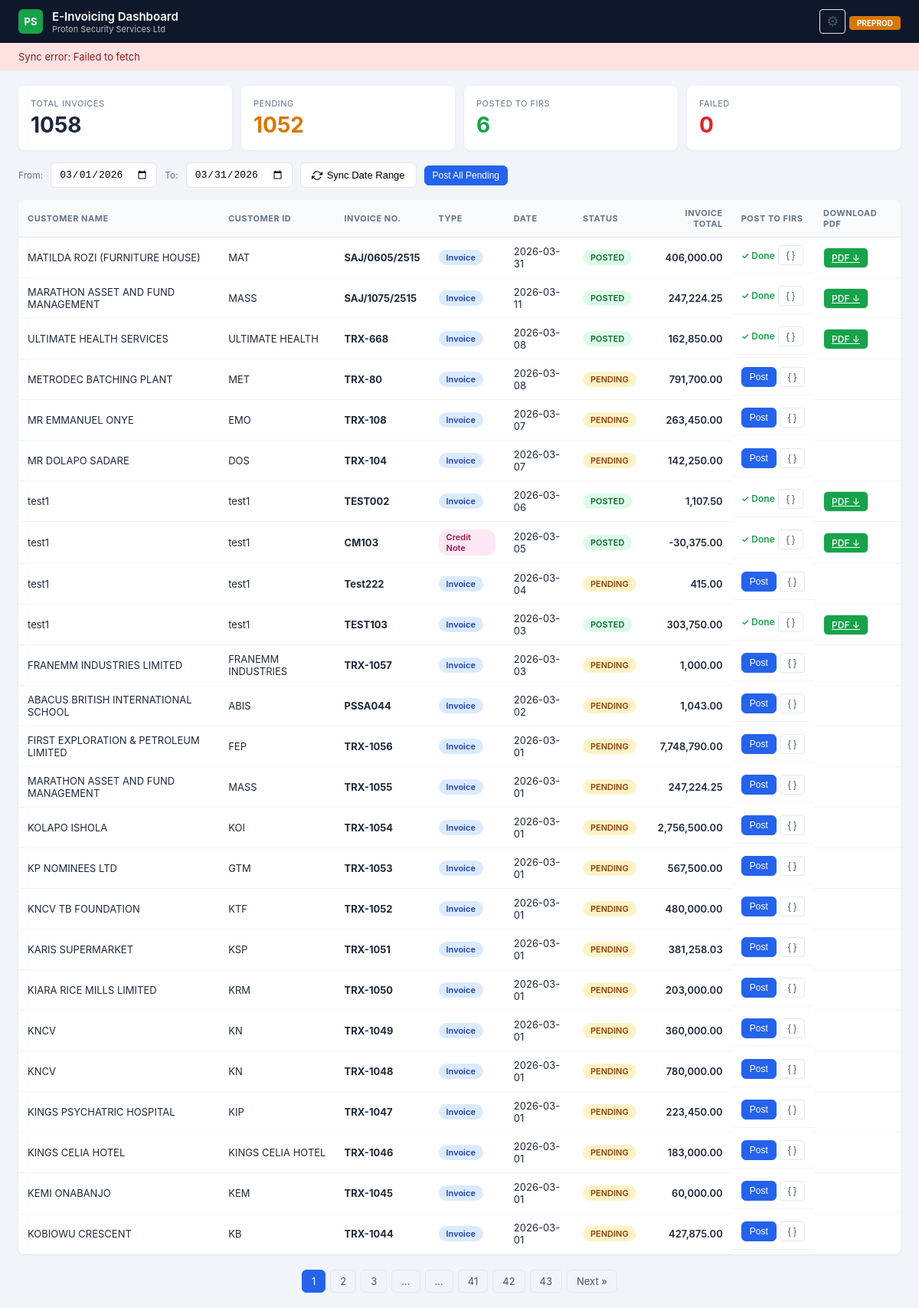
The page / on the database its author committed.
### tables this page shows
CREATE TABLE invoices (
                trx_number INTEGER PRIMARY KEY, post_order INTEGER,
                invoice_num TEXT, customer_name TEXT, customer_id TEXT,
                customer_tin TEXT, customer_email TEXT, customer_phone TEXT,
                customer_address TEXT, customer_city TEXT, invoice_date TEXT,
                amount REAL DEFAULT 0, status TEXT DEFAULT 'pending',
                irn TEXT, qr_code TEXT, posted_at TEXT, error_message TEXT, api_response TEXT,
                invoice_description TEXT, invoice_type TEXT DEFAULT 'Invoice', last_synced TEXT, vat_amount REAL DEFAULT 0);

### app.py (the view)
@app.route("/")
def index():
    page = request.args.get("page", 1, type=int)
    try:
        total_row = db_read_one("SELECT COUNT(*) as cnt FROM invoices"); total = total_row["cnt"] if total_row else 0
        total_pages = max(1, (total + PER_PAGE - 1) // PER_PAGE); page = max(1, min(page, total_pages)); offset = (page - 1) * PER_PAGE
        invoices = db_read("SELECT * FROM invoices ORDER BY invoice_date DESC, trx_number DESC LIMIT ? OFFSET ?", (PER_PAGE, offset))
        all_stats = db_read("SELECT status, COUNT(*) as cnt FROM invoices GROUP BY status")
        stats = {"total": 0, "posted": 0, "pending": 0, "failed": 0, "credit_notes": 0, "invoices_count": 0}
        for s in all_stats: stats[s["status"]] = s["cnt"]; stats["total"] += s["cnt"]
        type_stats = db_read("SELECT invoice_type, COUNT(*) as cnt FROM invoices GROUP BY invoice_type")
        for t in type_stats:
            if t["invoice_type"] == "Credit Note": stats["credit_notes"] = t["cnt"]
            elif t["invoice_type"] == "Invoice": stats["invoices_count"] = t["cnt"]
    except:
        invoices=[]; stats={"total":0,"posted":0,"pending":0,"failed":0,"credit_notes":0,"invoices_count":0}; total=0; total_pages=1; page=1
    return render_template("index.html", invoices=invoices, stats=stats, page=page, total_pages=total_pages, total=total)

### app.py (called while the page is built)
def _open_db():
    conn = sqlite3.connect(DB_PATH, timeout=30)
    conn.row_factory = sqlite3.Row
    conn.execute("PRAGMA journal_mode=WAL")
    conn.execute("PRAGMA busy_timeout=10000")
    return conn

def db_read(sql, params=()):
    with _db_lock:
        conn = _open_db()
        try: return [dict(r) for r in conn.execute(sql, params).fetchall()]
        finally: conn.close()

def db_read_one(sql, params=()):
    with _db_lock:
        conn = _open_db()
        try:
            row = conn.execute(sql, params).fetchone()
            return dict(row) if row else None
        finally: conn.close()

### templates/index.html (shortened to what this page needs)
<!DOCTYPE html>
<html lang="en">
<head>
</head>
<body>
<header class="header">
    <div class="header-left">
        <div class="header-logo">PS</div>
        <div>
            <div class="header-title">E-Invoicing Dashboard</div>
            <div class="header-subtitle">Proton Security Services Ltd</div>
        </div>
    </div>
    <div class="header-right">
        <button class="btn-ghost" onclick="openSettings()" title="Tax Category Settings" style="font-size:18px;padding:4px 8px">&#9881;</button>
        <span class="header-env">PREPROD</span>
    </div>
</header>
<div class="sync-banner" id="syncBanner" style="display:none">
    <span id="syncBannerText">Syncing invoices from Sage 50...</span>
</div>
<div class="stats-bar">
    <div class="stat-card"><div class="stat-label">Total Invoices</div><div class="stat-value">{{ stats.total }}</div></div>
    <div class="stat-card pending"><div class="stat-label">Pending</div><div class="stat-value">{{ stats.pending }}</div></div>
    <div class="stat-card posted"><div class="stat-label">Posted to FIRS</div><div class="stat-value">{{ stats.posted }}</div></div>
    <div class="stat-card failed"><div class="stat-label">Failed</div><div class="stat-value">{{ stats.failed }}</div></div>
</div>
<div class="toolbar">
    <label style="font-size:12px;color:var(--slate500)">From:</label>
    <input type="date" id="dateFrom">
    <label style="font-size:12px;color:var(--slate500)">To:</label>
    <input type="date" id="dateTo">
    <button class="btn" id="btnSync" onclick="syncSage()">
        <svg width="14" height="14" viewBox="0 0 24 24" fill="none" stroke="currentColor" stroke-width="2"><polyline points="23 4 23 10 17 10"/><polyline points="1 20 1 14 7 14"/><path d="M3.51 9a9 9 0 0 1 14.85-3.36L23 10M1 14l4.64 4.36A9 9 0 0 0 20.49 15"/></svg>
        Sync Date Range
    </button>
    <button class="btn btn-primary btn-sm" onclick="postAllPending()">Post All Pending</button>
</div>
<div class="table-wrap">
<table>
    <thead>
        <tr>
            <th>Customer Name</th><th>Customer ID</th><th>Invoice No.</th><th>Type</th><th>Date</th>
            <th>Status</th><th style="text-align:right">Invoice Total</th><th>Post to FIRS</th><th>Download PDF</th>
        </tr>
    </thead>
    <tbody>
        {% for inv in invoices %}
        <tr>
            <td>{{ inv.customer_name }}</td>
            <td>{{ inv.customer_id }}</td>
            <td><strong>{{ inv.invoice_num }}</strong></td>
            <td>
                {% if inv.invoice_type == 'Credit Note' %}
                    <span class="badge badge-credit">Credit Note</span>
                {% elif inv.invoice_type == 'Debit Note' %}
                    <span class="badge badge-debit">Debit Note</span>
                {% else %}
                    <span class="badge badge-invoice">Invoice</span>
                {% endif %}
            </td>
            <td>{{ inv.invoice_date }}</td>
            <td>
                {% if inv.status == 'posted' %}<span class="badge badge-posted">POSTED</span>
                {% elif inv.status == 'failed' %}<span class="badge badge-failed">FAILED</span>
                    <button class="btn-ghost" onclick="showError({{ inv.trx_number }})" title="View full error" style="color:var(--red);font-size:11px;padding:2px 6px;margin-left:4px">&#9888; Error</button>
                {% else %}<span class="badge badge-pending">PENDING</span>{% endif %}
            </td>
            <td style="text-align:right;font-weight:600">{{ "{:,.2f}".format(inv.amount) }}</td>
            <td class="actions-cell">
                {% if inv.status == 'posted' %}
                    <span style="color:var(--green);font-size:12px;font-weight:600">&#10003; Done</span>
                {% elif inv.status == 'failed' %}
                    <button class="btn btn-sm" style="background:var(--red);color:white" onclick="postInvoice({{ inv.trx_number }}, this)">Retry</button>
                {% else %}
                    <button class="btn btn-primary btn-sm" onclick="postInvoice({{ inv.trx_number }}, this)">Post</button>
                {% endif %}
                <button class="btn-ghost" onclick="previewPayload({{ inv.trx_number }})" title="Preview JSON payload">{ }</button>
            </td>
            <td>
                {% if inv.status == 'posted' %}
                    <a href="/download/{{ inv.trx_number }}" class="btn btn-sm" style="background:var(--green);color:white">PDF &#8595;</a>
                {% endif %}
            </td>
        </tr>
        {% endfor %}
    </tbody>
</table>
</div>
{% if total_pages > 1 %}
<div class="pagination">
    {% for p in range(1, total_pages + 1) %}
        {% if p == page %}<span class="active">{{ p }}</span>
        {% elif p <= 3 or p > total_pages - 3 or (p >= page - 2 and p <= page + 2) %}<a href="?page={{ p }}">{{ p }}</a>
        {% elif p == 4 or p == total_pages - 3 %}<span>...</span>{% endif %}
    {% endfor %}
    {% if page < total_pages %}<a href="?page={{ page + 1 }}">Next &raquo;</a>{% endif %}
</div>
{% endif %}
</body>
</html>

### templates/index.html (style rules this page uses)
:root { --navy: #0f172a; --blue: #2563eb; --green: #16a34a; --red: #dc2626; --amber: #d97706; --slate50: #f8fafc; --slate100: #f1f5f9; --slate200: #e2e8f0; --slate400: #94a3b8; --slate500: #64748b; --slate600: #475569; --slate800: #1e293b; }
* { margin: 0; padding: 0; box-sizing: border-box; }
body { font-family: -apple-system, BlinkMacSystemFont, 'Segoe UI', sans-serif; background: var(--slate100); color: var(--slate800); }
.header { background: var(--navy); color: white; padding: 0 24px; height: 56px; display: flex; align-items: center; justify-content: space-between; }
.header-left { display: flex; align-items: center; gap: 12px; }
.header-logo { width: 32px; height: 32px; background: var(--green); border-radius: 6px; display: flex; align-items: center; justify-content: center; font-weight: 700; font-size: 13px; }
.header-title { font-size: 15px; font-weight: 600; }
.header-subtitle { font-size: 11px; opacity: 0.7; }
.header-env { background: var(--amber); color: white; font-size: 10px; font-weight: 700; padding: 3px 10px; border-radius: 4px; }
.stats-bar { display: grid; grid-template-columns: repeat(4, 1fr); gap: 12px; padding: 20px 24px 0; }
.stat-card { background: white; border-radius: 8px; padding: 16px; box-shadow: 0 1px 3px rgba(0,0,0,0.06); }
.stat-label { font-size: 11px; color: var(--slate500); text-transform: uppercase; letter-spacing: 0.5px; }
.stat-value { font-size: 28px; font-weight: 700; margin-top: 4px; }
.stat-card.posted .stat-value { color: var(--green); }
.stat-card.pending .stat-value { color: var(--amber); }
.stat-card.failed .stat-value { color: var(--red); }
.toolbar { display: flex; align-items: center; gap: 10px; padding: 16px 24px; flex-wrap: wrap; }
.btn { display: inline-flex; align-items: center; gap: 6px; padding: 8px 14px; border: 1px solid var(--slate200); border-radius: 6px; background: white; font-size: 13px; cursor: pointer; font-weight: 500; transition: all 0.15s; }
.btn-primary { background: var(--blue); color: white; border-color: var(--blue); }
.btn-sm { padding: 5px 10px; font-size: 12px; }
input[type="date"] { padding: 7px 10px; border: 1px solid var(--slate200); border-radius: 6px; font-size: 13px; }
.table-wrap { padding: 0 24px 20px; }
table { width: 100%; border-collapse: collapse; background: white; border-radius: 8px; overflow: hidden; box-shadow: 0 1px 3px rgba(0,0,0,0.06); }
th { background: var(--slate50); font-size: 11px; text-transform: uppercase; letter-spacing: 0.5px; color: var(--slate500); padding: 10px 12px; text-align: left; border-bottom: 1px solid var(--slate200); }
td { padding: 10px 12px; font-size: 13px; border-bottom: 1px solid var(--slate100); }
.badge { display: inline-block; padding: 3px 10px; border-radius: 12px; font-size: 11px; font-weight: 600; }
.badge-posted { background: #dcfce7; color: #166534; }
.badge-pending { background: #fef3c7; color: #92400e; }
.badge-invoice { background: #dbeafe; color: #1e40af; }
.badge-credit { background: #fce7f3; color: #9d174d; }
.pagination { display: flex; justify-content: center; gap: 6px; padding: 0 24px 20px; }
.pagination a, .pagination span { padding: 6px 12px; border-radius: 6px; font-size: 13px; text-decoration: none; border: 1px solid var(--slate200); color: var(--slate600); }
.pagination .active { background: var(--blue); color: white; border-color: var(--blue); }
.sync-banner { padding: 10px 24px; background: #dcfce7; color: #166534; font-size: 13px; display: flex; align-items: center; gap: 8px; }
.sync-banner.error { background: #fee2e2; color: #991b1b; }
.actions-cell { white-space: nowrap; display: flex; gap: 4px; align-items: center; }
.btn-ghost { background: none; border: 1px solid var(--slate200); color: var(--slate600); padding: 5px 10px; font-size: 12px; border-radius: 4px; cursor: pointer; }

### rows shown on the page
invoices: customer_name "MATILDA ROZI (FURNITURE HOUSE)", customer_id "MAT", invoice_num "SAJ/0605/2515", invoice_type "Invoice", invoice_date "2026-03-31", status "POSTED", amount "406,000.00"
invoices: customer_name "MARATHON ASSET AND FUND MANAGEMENT", customer_id "MASS", invoice_num "SAJ/1075/2515", invoice_type "Invoice", invoice_date "2026-03-11", status "POSTED", amount "247,224.25"
invoices: customer_name "ULTIMATE HEALTH SERVICES", customer_id "ULTIMATE HEALTH", invoice_num "TRX-668", invoice_type "Invoice", invoice_date "2026-03-08", status "POSTED", amount "162,850.00"
invoices: customer_name "METRODEC BATCHING PLANT", customer_id "MET", invoice_num "TRX-80", invoice_type "Invoice", invoice_date "2026-03-08", status "PENDING", amount "791,700.00"
invoices: customer_name "MR EMMANUEL ONYE", customer_id "EMO", invoice_num "TRX-108", invoice_type "Invoice", invoice_date "2026-03-07", status "PENDING", amount "263,450.00"
invoices: customer_name "MR DOLAPO SADARE", customer_id "DOS", invoice_num "TRX-104", invoice_type "Invoice", invoice_date "2026-03-07", status "PENDING", amount "142,250.00"
invoices: customer_name "test1", customer_id "test1", invoice_num "TEST002", invoice_type "Invoice", invoice_date "2026-03-06", status "POSTED", amount "1,107.50"
invoices: customer_name "test1", customer_id "test1", invoice_num "CM103", invoice_type "Credit Note", invoice_date "2026-03-05", status "POSTED", amount "-30,375.00"
invoices: customer_name "test1", customer_id "test1", invoice_num "Test222", invoice_type "Invoice", invoice_date "2026-03-04", status "PENDING", amount "415.00"
invoices: customer_name "test1", customer_id "test1", invoice_num "TEST103", invoice_type "Invoice", invoice_date "2026-03-03", status "POSTED", amount "303,750.00"
invoices: customer_name "FRANEMM INDUSTRIES LIMITED", customer_id "FRANEMM INDUSTRIES", invoice_num "TRX-1057", invoice_type "Invoice", invoice_date "2026-03-03", status "PENDING", amount "1,000.00"
invoices: customer_name "ABACUS BRITISH INTERNATIONAL SCHOOL", customer_id "ABIS", invoice_num "PSSA044", invoice_type "Invoice", invoice_date "2026-03-02", status "PENDING", amount "1,043.00"
invoices: customer_name "FIRST EXPLORATION & PETROLEUM LIMITED", customer_id "FEP", invoice_num "TRX-1056", invoice_type "Invoice", invoice_date "2026-03-01", status "PENDING", amount "7,748,790.00"
invoices: customer_name "MARATHON ASSET AND FUND MANAGEMENT", customer_id "MASS", invoice_num "TRX-1055", invoice_type "Invoice", invoice_date "2026-03-01", status "PENDING", amount "247,224.25"
invoices: customer_name "KOLAPO ISHOLA", customer_id "KOI", invoice_num "TRX-1054", invoice_type "Invoice", invoice_date "2026-03-01", status "PENDING", amount "2,756,500.00"
invoices: customer_name "KP NOMINEES LTD", customer_id "GTM", invoice_num "TRX-1053", invoice_type "Invoice", invoice_date "2026-03-01", status "PENDING", amount "567,500.00"
invoices: customer_name "KNCV TB FOUNDATION", customer_id "KTF", invoice_num "TRX-1052", invoice_type "Invoice", invoice_date "2026-03-01", status "PENDING", amount "480,000.00"
invoices: customer_name "KARIS SUPERMARKET", customer_id "KSP", invoice_num "TRX-1051", invoice_type "Invoice", invoice_date "2026-03-01", status "PENDING", amount "381,258.03"
invoices: customer_name "KIARA RICE MILLS LIMITED", customer_id "KRM", invoice_num "TRX-1050", invoice_type "Invoice", invoice_date "2026-03-01", status "PENDING", amount "203,000.00"
invoices: customer_name "KNCV", customer_id "KN", invoice_num "TRX-1049", invoice_type "Invoice", invoice_date "2026-03-01", status "PENDING", amount "360,000.00"
invoices: customer_name "KNCV", customer_id "KN", invoice_num "TRX-1048", invoice_type "Invoice", invoice_date "2026-03-01", status "PENDING", amount "780,000.00"
invoices: customer_name "KINGS PSYCHATRIC HOSPITAL", customer_id "KIP", invoice_num "TRX-1047", invoice_type "Invoice", invoice_date "2026-03-01", status "PENDING", amount "223,450.00"
invoices: customer_name "KINGS CELIA HOTEL", customer_id "KINGS CELIA HOTEL", invoice_num "TRX-1046", invoice_type "Invoice", invoice_date "2026-03-01", status "PENDING", amount "183,000.00"
invoices: customer_name "KEMI ONABANJO", customer_id "KEM", invoice_num "TRX-1045", invoice_type "Invoice", invoice_date "2026-03-01", status "PENDING", amount "60,000.00"
invoices: customer_name "KOBIOWU CRESCENT", customer_id "KB", invoice_num "TRX-1044", invoice_type "Invoice", invoice_date "2026-03-01", status "PENDING", amount "427,875.00"

### other values the page prints
{{ stats.total }} "1058"
{{ stats.pending }} "1052"
{{ stats.posted }} "6"
{{ stats.failed }} "0"
{{ p }} "1"
{{ p }} "2" "3" "41" "42" "43"
